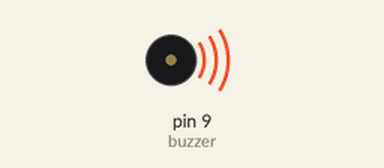
A sketch run on a simulated Arduino Uno, built with avr-gcc and run on an emulated ATmega328P. Parts: buzzer (waves = sounding, pin HIGH).

Above: at 0.2 s.
Timing chart, 0 to 3.0 s (numbered marks = the images above):
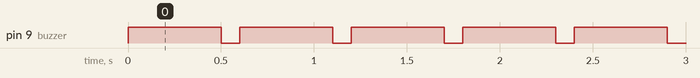

Measured:
- by itself, pin 9 (buzzer): alternates HIGH for 0.50 s and LOW for 0.10 s

The sketch:

code1.ino
```cpp
int buzzer = 9;

void setup() {
  pinMode(buzzer, OUTPUT);
}

void loop() {
  digitalWrite(buzzer, HIGH);  // ON
  delay(500);
  digitalWrite(buzzer, LOW);   // OFF
  delay(100);
}
```
